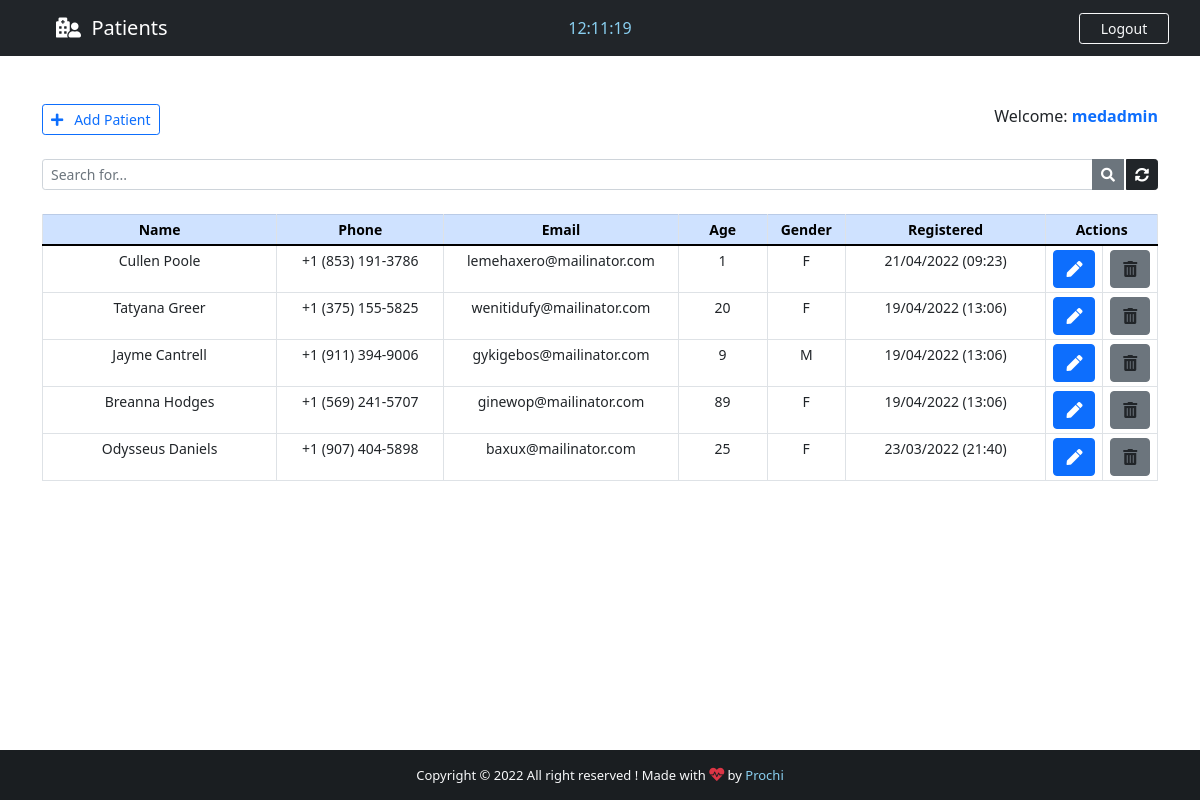
The app's page /backend/ (signed in), older data.
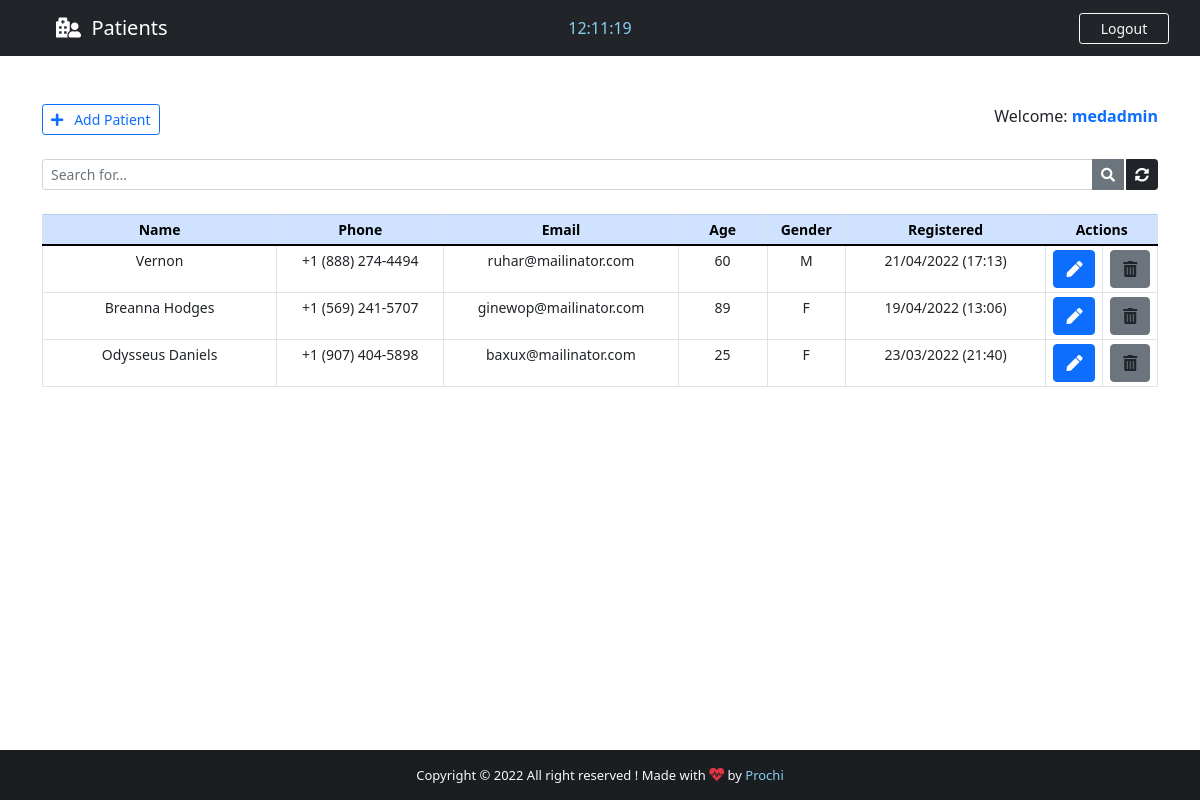
The same page, newer data.
### base/models.py (models this page shows, shortened)
class Patient(models.Model):
    GENDER = (
        ('M', 'M'),
        ('F', 'F')
    )
    id = models.IntegerField(primary_key=True)
    name = models.CharField(max_length=40)
    phone = models.CharField(max_length=20)
    email = models.CharField(max_length=40)
    age = models.CharField(max_length=3)
    gender = models.CharField(max_length=1, null=True, choices=GENDER)
    note = models.TextField(blank=True)
    created_at = models.DateTimeField(auto_now_add=True)

### base/views.py (the view)
# urls.py: path('backend/', views.backend, name="backend"),
@cache_control(no_cache=True, must_revalidate=True, no_store=True)
@login_required(login_url='login')
def backend(request):
    if 'q' in request.GET:
        q = request.GET['q']
        all_patient_list = Patient.objects.filter(
            Q(name__icontains=q) | Q(phone__icontains=q) | Q(email__icontains=q) | Q(age__icontains=q) | Q(gender__icontains=q) | Q(note__icontains=q)
        ).order_by('-created_at')
    else:
        all_patient_list = Patient.objects.all().order_by('-created_at')
    paginator = Paginator(all_patient_list, 5)
    page = request.GET.get('page')
    all_patient = paginator.get_page(page)
    return render(request, "base/backend.html", {"patients":all_patient})

### base/templates/base/backend.html (shortened to what this page needs)
{% extends 'main.html' %}
{% block nav-content %}
<i class="fas fa-hospital-user"></i>&nbsp;&nbsp;Patients
{% endblock nav-content %}
{% block time %}
<div class="col-sm">
    <center>
        <span id="clock" style="color: #89cff0;"></span>
    </center>
</div>
{% endblock time %}
{% block btn-nav %}
<a class="btn btn-outline-danger btn-sm border-light text-light" id="btn-nav" data-toggle="modal"
    data-target="#logoutModal">Logout</a>
{% endblock btn-nav %}
{% block footer %} style="color: #89cff0; text-decoration: none;"{% endblock footer %}
{% block content %}
<div class="container">
    <br><br>
    <div class="d-flex justify-content-between">
        <a href="{% url 'add_patient' %}" class="btn btn-outline-primary btn-sm">
            <i class="fas fa-plus"></i>&nbsp;&nbsp; Add Patient
        </a>
        <span>
            Welcome: <strong><span class="text-primary">{{ user.get_username }}</span></strong>
        </span>
    </div>
    <form action="" method="GET">
        <div class="input-group input-group-sm mb-3 mt-4">
            <input type="text" name="q" class="form-control" placeholder="Search for..." value="{{ request.GET.q }}">
            <button class="btn btn-secondary"><i class="fas fa-search"></i></button>
            <a href="{% url 'backend' %}" class="btn btn-dark" style="margin-left: 2px;"><i
                    class="fas fa-sync-alt"></i></a>
        </div>
    </form>
    <center>
        <table class="table table-bordered table-sm mt-4" style="text-align: center; font-size: 14px;">
            <thead class="table-primary">
                <tr>
                    <th style="width: 21%">Name</th>
                    <th style="width: 15%">Phone</th>
                    <th style="width: 21%">Email</th>
                    <th style="width: 8%">Age</th>
                    <th style="width: 7%">Gender</th>
                    <th style="width: 18%">Registered</th>
                    <th style="width: 10%" colspan="2">Actions</th>
                </tr>
            </thead>
            {% for patient in patients %}
            <tr id="chk_td">
                <td>{{ patient.name }}</td>
                <td>{{ patient.phone }}</td>
                <td>{{ patient.email }}</td>
                <td>{{ patient.age }}</td>
                <td>{{ patient.gender }}</td>
                <td>{{ patient.created_at | date:'d/m/Y (H:i)' }}</td>
                <td>
                    <a href="/patient/{{ patient.id }}" class="btn btn-primary" title="Edit patient">
                        <li class="fas fa-pen"></li>
                    </a>
                </td>
                <td>
                    <a class="btn btn-secondary" title="Delete patient"
                        data-bs-toggle="modal" data-bs-target="#deleteModal{{ patient.pk }}">
                        <li class="fas fa-trash-alt"></li>
                    </a>
                </td>
            </tr>
            {% endfor %}
        </table>
    </center>
</div>
{% endblock content %}

### templates/main.html (shortened to what this page needs)
{% load static %}
<!DOCTYPE html>
<html lang="en">
<head>
    <link rel="stylesheet" href="{% static 'css/style.css' %}">
    <link rel="stylesheet" href="https://cdn.jsdelivr.net/npm/bootstrap@4.0.0/dist/css/bootstrap.min.css"
>
    <link href="https://cdn.jsdelivr.net/npm/bootstrap@5.0.2/dist/css/bootstrap.min.css" rel="stylesheet"
>
    <link rel="stylesheet" href="https://use.fontawesome.com/releases/v5.15.4/css/all.css" />
</head>
<body>
    <div class="wrapper">
        <header>
            <nav class="navbar navbar-expand-lg navbar-dark bg-dark">
                <div class="col-sm">
                    <a class="navbar-brand flex-grow-1" style="text-align: center; color: #fff; margin-left: 25px;">
                        {% block nav-content %}{% endblock nav-content %}
                    </a>
                </div>
                {% block time %}{% endblock time %}
                <div class="col-sm">
                    {% block btn-nav %}{% endblock btn-nav %}
                </div>
            </nav>
        </header>
        {% block content %} {% endblock content %}
    </div>
    <footer class="bg-dark text-center text-lg-start text-light" id="footer">
        <div class="text-center p-3" style="background-color: rgba(0, 0, 0, 0.2);">
            Copyright &copy; {% now "Y" %} <span>All right reserved</span> ! Made with
            <i class="text-danger fas fa-heartbeat blink_me" style="font-size: 15px;"></i> by
            <a href="https://github.com/preciousimo" target="_blank" {% block footer %}{% endblock footer %}>Prochi</a>
        </div>
    </footer>
</body>
</html>

### static/css/style.css (style rules this page uses)
html,body { height:100%; margin: 0; max-width: 100%; overflow: hidden; }
#btn-nav { width: 90px; float: right; margin-left: 25px; }
.wrapper { min-height: 100%; margin-bottom: -50px; }
#footer, .push { height: 50px; font-size: 13px; }

Row changes from the older to the newer data that the page shows:
removed Patient: name "Cullen Poole", phone "+1 (853) 191-3786", email "lemehaxero@mailinator.com", age "1", gender "F", created_at "21/04/2022 (09:23)"
removed Patient: name "Tatyana Greer", phone "+1 (375) 155-5825", email "wenitidufy@mailinator.com", age "20", gender "F", created_at "19/04/2022 (13:06)"
removed Patient: name "Jayme Cantrell", phone "+1 (911) 394-9006", email "gykigebos@mailinator.com", age "9", gender "M", created_at "19/04/2022 (13:06)"
added Patient: name "Vernon", phone "+1 (888) 274-4494", email "ruhar@mailinator.com", age "60", gender "M", created_at "21/04/2022 (17:13)"
